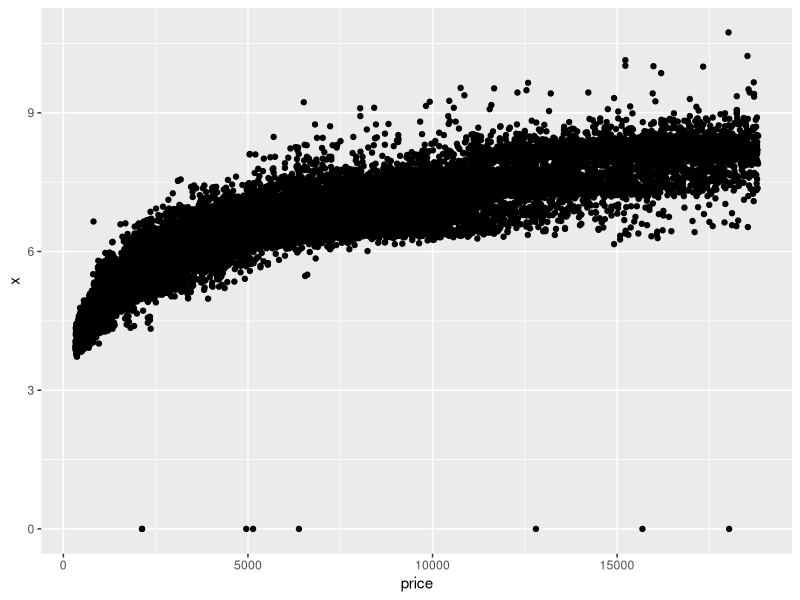
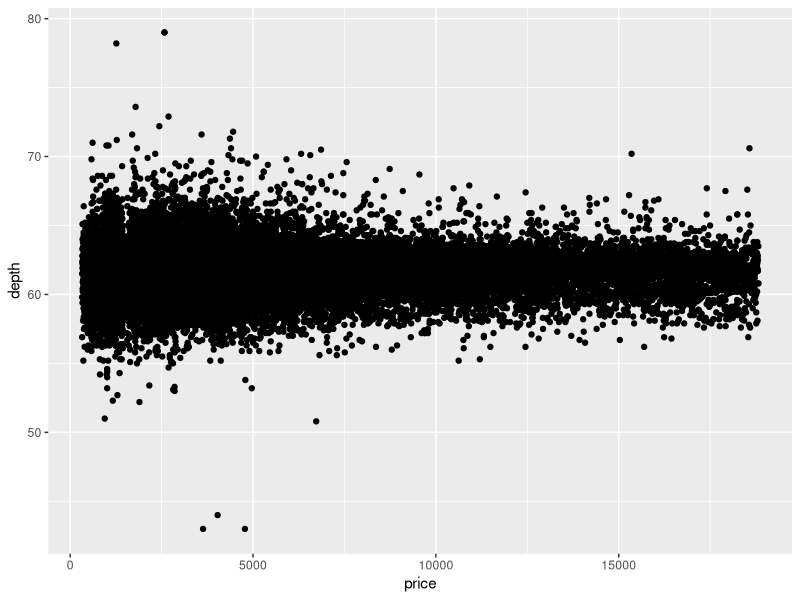
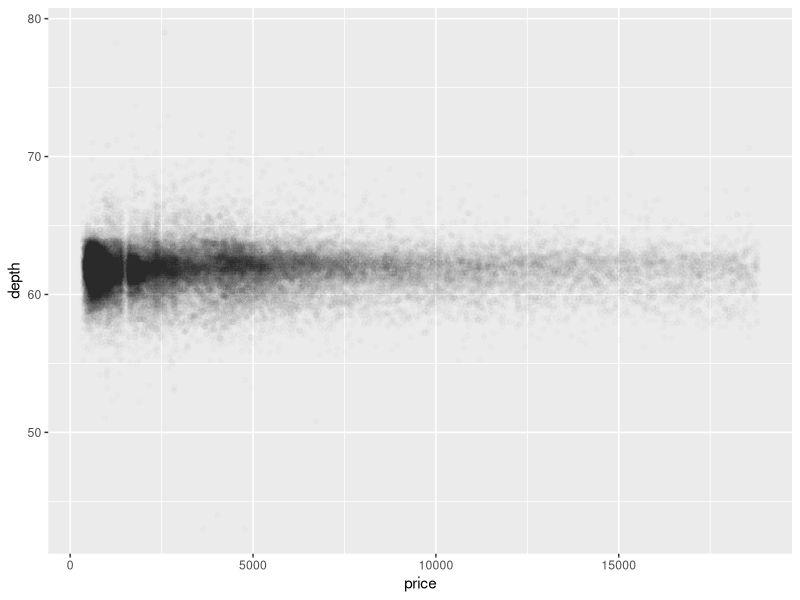
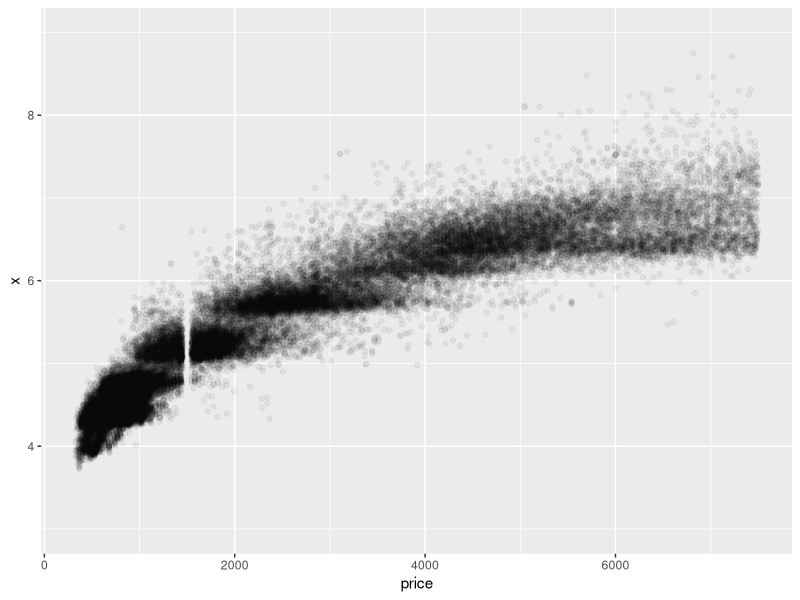
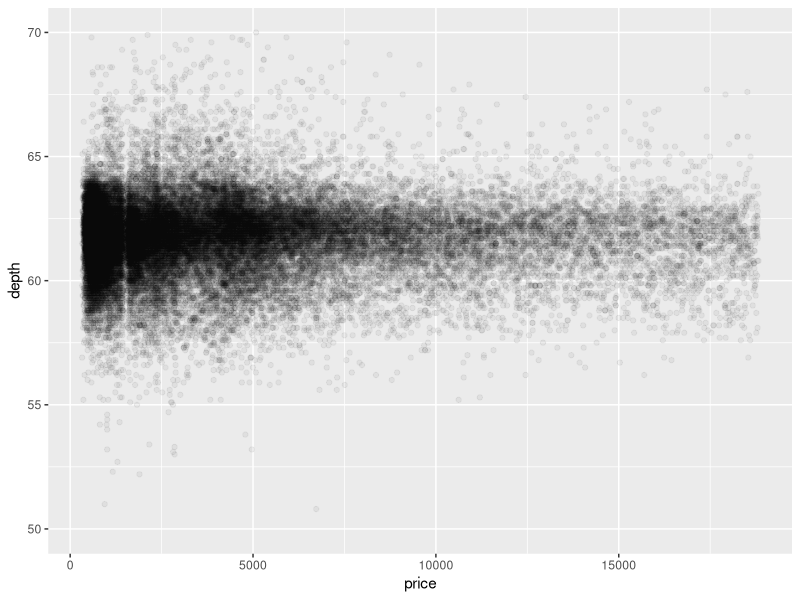
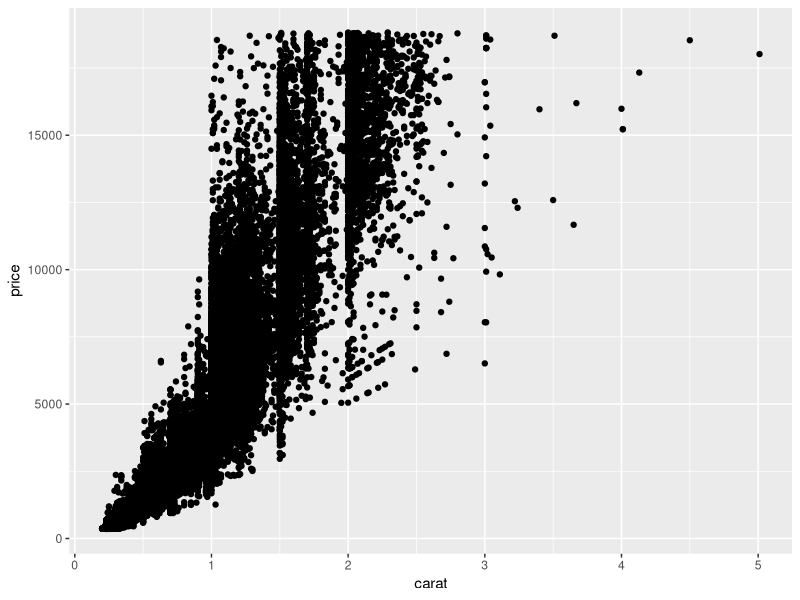
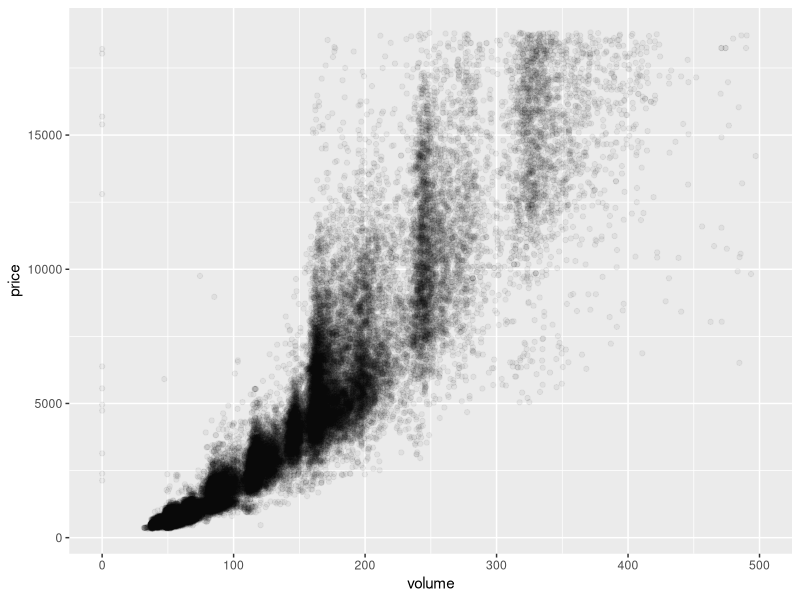
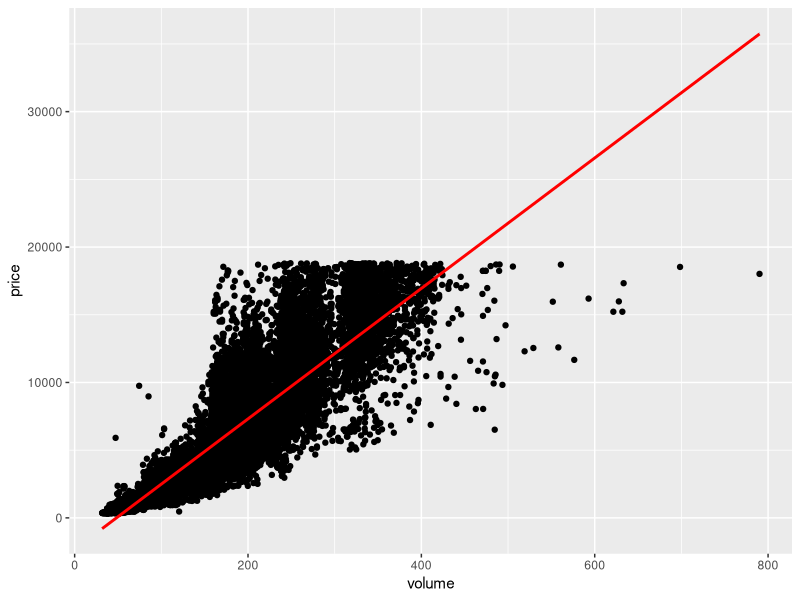

The R script that drew these images, in order:
## ---- chunk 1
knitr::opts_chunk$set(echo = TRUE)
## ---- chunk 2
library(ggplot2)
library(dplyr)
library(grid)
library(gridExtra)
## ---- chunk 3

data(diamonds)

## ---- chunk 4

ggplot(aes(x = price, y = x), data = diamonds) + 
  geom_point() 

ggplot(aes(x = price, y = depth), data = diamonds) +  ## Scatterplot
  geom_point()

ggplot(data = diamonds, aes(x = price, y = depth)) + 
  geom_point(alpha= 1/100)

ggplot(aes(x = price, y = x), data = diamonds) +  ## Scatterplot
  geom_point(alpha = 1/20) +
  xlim(326,7500) +
  ylim(3,9) 

ggplot(aes(x = price, y = depth), data = diamonds) +  ## Scatterplot
  geom_point(alpha = 1/20) +
  ylim(50,70)


ggplot(aes(x = carat, y = price), data = diamonds[floor(1/100 * nrow(diamonds) + 1) :53940 , ] ) +  ## Scatterplot
  geom_point()

diamonds$volume <- (diamonds$x*diamonds$y*diamonds$z)


ggplot(aes(x = volume, y = price), data = diamonds) +  ## Scatterplot
  geom_jitter(alpha = 1/20) +
  xlim(0,500) 

diamonds_subset <- subset(diamonds , volume > 0 & volume <= 800)

ggplot(aes(x = volume, y = price), data = diamonds_subset) +  ## Scatterplot
  geom_point() +
  geom_smooth(method = 'lm' , color = 'red')
  
diamondsByClarity <- diamonds %>% 
  group_by(clarity) %>%
  summarise(mean_price  = mean(price),
            median_price  = median(price),
            min_price  = min(price),
            max_price = max(price),
            n = n()) %>% 
  arrange(clarity)



diamonds_by_clarity <- group_by(diamonds, clarity)
diamonds_mp_by_clarity <- summarise(diamonds_by_clarity, mean_price = mean(price))

diamonds_by_color <- group_by(diamonds, color)
diamonds_mp_by_color <- summarise(diamonds_by_color, mean_price = mean(price))

p3 <- ggplot(aes(x = color, y = mean_price), data = diamonds_mp_by_color) +  ## Scatterplot
  geom_bar(stat = "identity")

p4 <- ggplot(aes(x = clarity, y = mean_price), data = diamonds_mp_by_clarity) +  ## Scatterplot
  geom_bar(stat = "identity")

grid.arrange(p3,p4)

